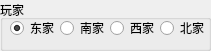
   <widget class="QGroupBox" name="groupBox_3">
    <property name="geometry">
     <rect>
      <x>230</x>
      <y>370</y>
      <width>211</width>
      <height>51</height>
     </rect>
    </property>
    <property name="title">
     <string>玩家</string>
    </property>
    <widget class="QRadioButton" name="radioButton_4">
     <property name="geometry">
      <rect>
       <x>160</x>
       <y>20</y>
       <width>51</width>
       <height>16</height>
      </rect>
     </property>
     <property name="text">
      <string>北家</string>
     </property>
    </widget>
    <widget class="QRadioButton" name="radioButton_3">
     <property name="geometry">
      <rect>
       <x>110</x>
       <y>20</y>
       <width>51</width>
       <height>16</height>
      </rect>
     </property>
     <property name="text">
      <string>西家</string>
     </property>
    </widget>
    <widget class="QRadioButton" name="radioButton">
     <property name="geometry">
      <rect>
       <x>10</x>
       <y>20</y>
       <width>51</width>
       <height>16</height>
      </rect>
     </property>
     <property name="text">
      <string>东家</string>
     </property>
     <property name="checked">
      <bool>true</bool>
     </property>
    </widget>
    <widget class="QRadioButton" name="radioButton_2">
     <property name="geometry">
      <rect>
       <x>60</x>
       <y>20</y>
       <width>51</width>
       <height>16</height>
      </rect>
     </property>
     <property name="text">
      <string>南家</string>
     </property>
    </widget>
   </widget>
